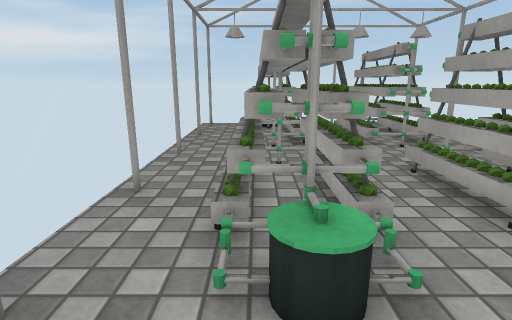
[1] (above)

14 first-person views from a walk through a Unity game level. The camera is 1.2 m above the floor, tilts 14° down and sees 80° across. The floor is counted in squares, 0.5 m on a side. Each view is taken from the middle of a square. On the plan, view 1 faces up. The plan holds only what a view shows up to about 19 squares ahead; the rest is blank. Some surface patterns are stand-ins.

[2]
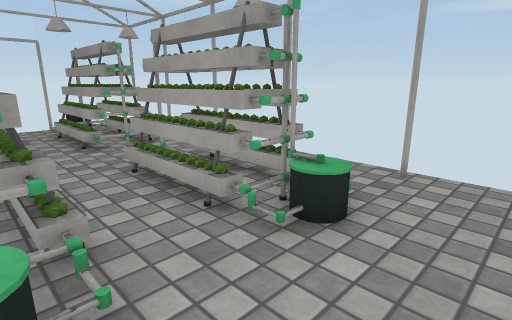

[3]
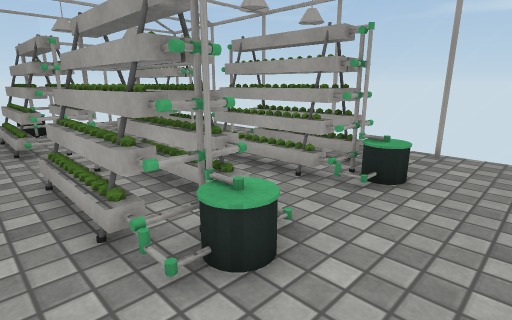

[4]
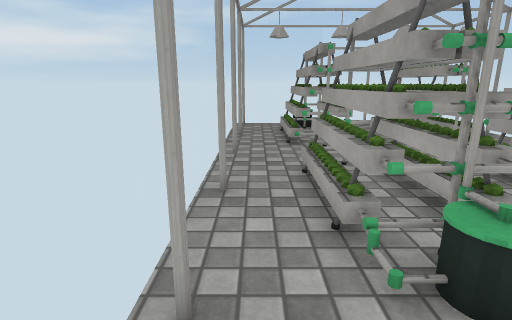

[5]
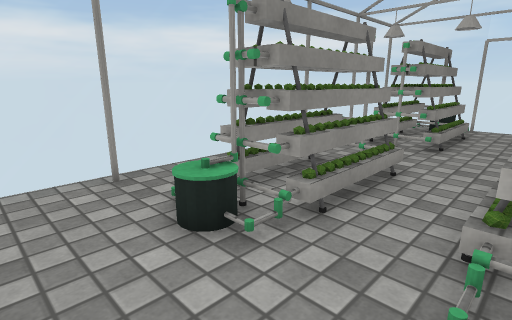

[6]
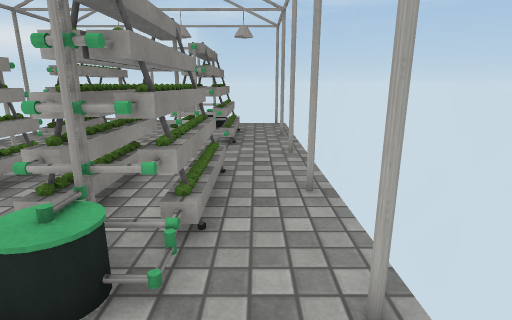

[7]
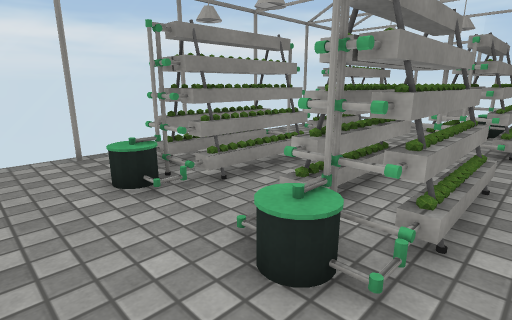

[8]
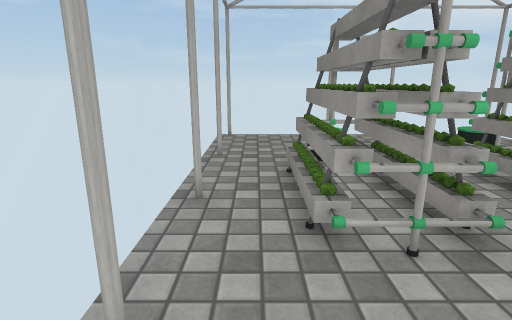

[9]
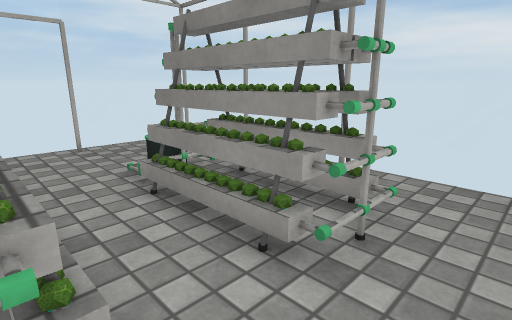

[10]
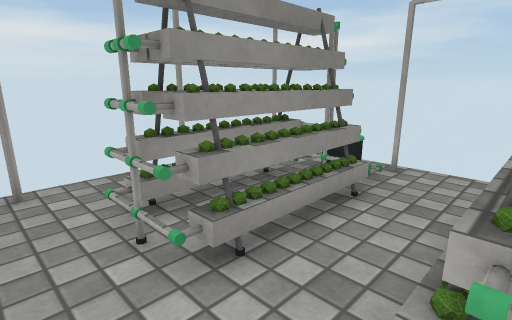

[11]
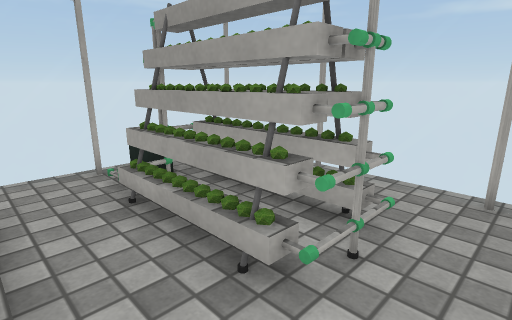

[12]
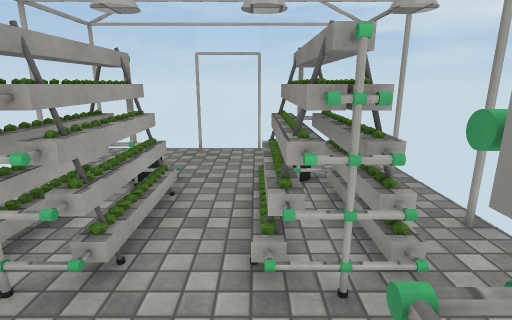

[13]
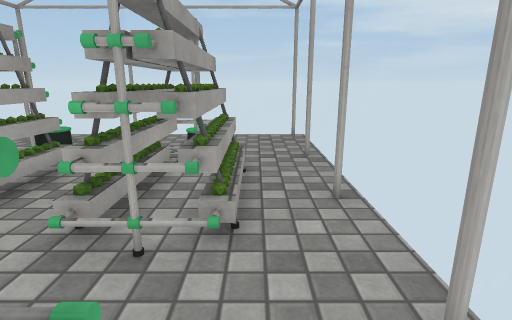

[14]
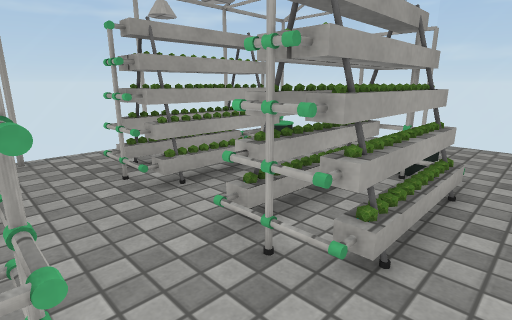

### Floor plan
Key: @ floor where view 1 was taken; # wall or solid block; . main floor; : floor 0.25 m higher than the main floor; / step, stairs or slope; = window, fence, low wall or low ledge; v drop or lower ground; O other object.
Columns run from 3 left of view 1 to 9 right of it. Each row starts with its distance up from view 1.
 19 #===========#
 18 =... ....O..=
 17 =..=O=..OO=.=
 16  ..==O..O=O.=
 15 =..==#..===.=
 14 =..==#..==O.=
 13 =..==/..#=O.=
 12 =..===..===.=
 11 =...........=
 10 =...........=
  9 =..OO...OOO.=
  8 =..==O..O O.=
  7 =..==#..===.=
  6 =..==#..==O.=
  5 =..==O..O=O.=
  4 =..=O...vO=.=
  3 =..:O...:O..=
  2 =...........=
  1 =...........=
  0 =..@........=
 -1 =============

Where each view was taken, in squares from view 1:
view 1: 0 up, 0 right, facing up
view 2: 0 up, 1 right, facing up-right
view 3: 0 up, 2 left, facing up-right
view 4: 0 up, 2 left, facing up
view 5: 0 up, 5 right, facing up-left
view 6: 0 up, 8 right, facing up
view 7: 0 up, 8 right, facing up-left
view 8: 13 up, 8 right, facing down
view 9: 11 up, 5 right, facing down-left
view 10: 10 up, 5 right, facing up-left
view 11: 10 up, 2 right, facing up-right
view 12: 13 up, 2 right, facing down
view 13: 13 up, 1 left, facing down
view 14: 12 up, 2 left, facing down-right
